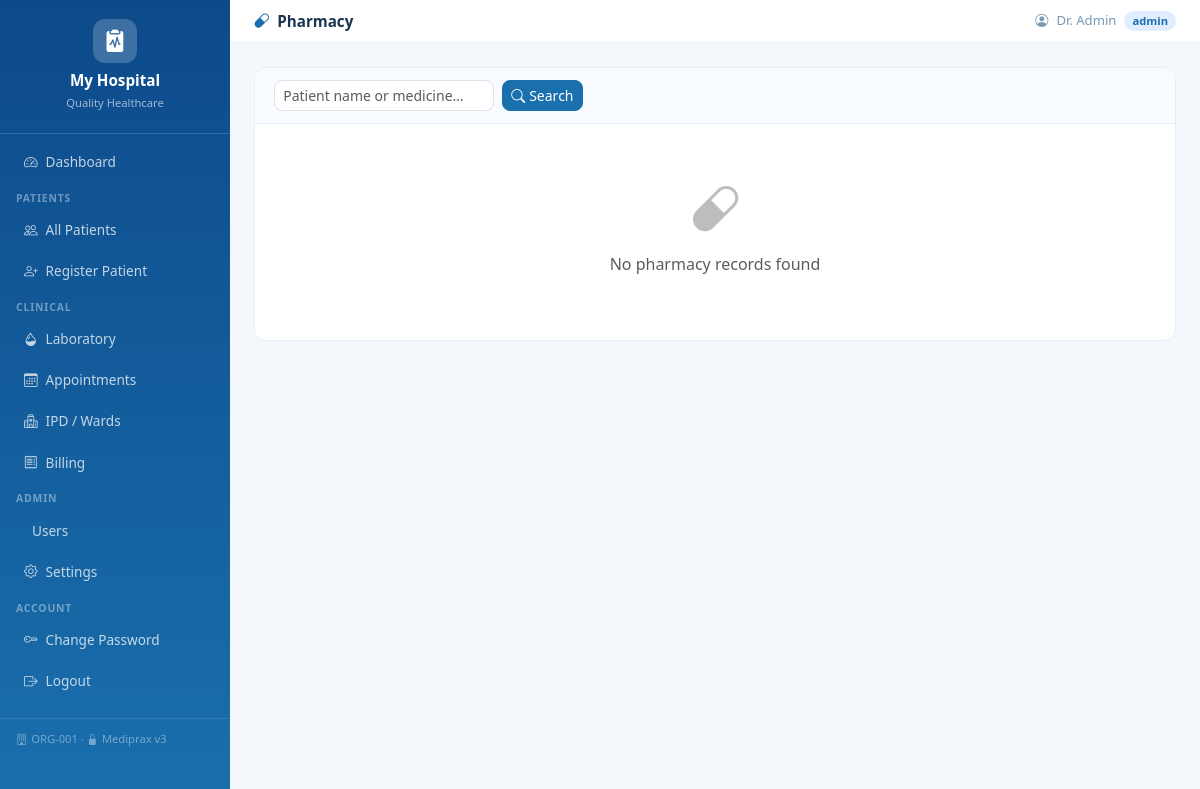
/pharmacy/ (signed in), run on the app's committed database.
### tables this page shows
CREATE TABLE hospitals(
            id         INTEGER PRIMARY KEY AUTOINCREMENT,
            name       TEXT NOT NULL,
            tagline    TEXT DEFAULT 'Quality Healthcare',
            address    TEXT DEFAULT '',
            phone      TEXT DEFAULT '',
            email      TEXT DEFAULT '',
            color1     TEXT DEFAULT '#1a6fad',
            color2     TEXT DEFAULT '#0e9f8b',
            is_active  INTEGER DEFAULT 1,
            created_at TIMESTAMP DEFAULT CURRENT_TIMESTAMP
        , org_id TEXT);

CREATE TABLE settings(
            id             INTEGER PRIMARY KEY AUTOINCREMENT,
            hospital_id    INTEGER UNIQUE NOT NULL,
            doctor_name    TEXT DEFAULT '',
            doctor_degree  TEXT DEFAULT 'MBBS, MD',
            FOREIGN KEY (hospital_id) REFERENCES hospitals(id)
        );

### app/routes/pharmacy_routes.py (the view)
@pharmacy_routes.route('/')
def pharmacy_list():
    if not _login(): return redirect(url_for('auth.login'))
    hid = _hid(); db = get_db()
    page = max(1, request.args.get('page', 1, type=int))
    per_page = 20
    q = request.args.get('q', '').strip()
    where = 'WHERE ph.hospital_id=?'
    params = [hid]
    if q:
        where += ' AND (p.name LIKE ? OR ph.medicine LIKE ?)'
        params += [f'%{q}%', f'%{q}%']
    total = db.execute(f'''SELECT COUNT(*) FROM pharmacy ph
        JOIN patients p ON ph.patient_id=p.id {where}''', params).fetchone()[0]
    rows = db.execute(f'''SELECT ph.*, p.name AS patient_name, p.uhid
        FROM pharmacy ph JOIN patients p ON ph.patient_id=p.id
        {where} ORDER BY ph.id DESC LIMIT ? OFFSET ?''',
        params + [per_page, (page-1)*per_page]).fetchall()
    total_pages = max(1, (total + per_page - 1) // per_page)
    return render_template('pharmacy_list.html',
                           items=[dict(r) for r in rows],
                           search=q, page=page, total_pages=total_pages, total=total)

### app/database.py (called while the page is built)
def get_db():
    if 'db' not in g:
        g.db = sqlite3.connect(current_app.config['DATABASE'])
        g.db.row_factory = sqlite3.Row
        g.db.execute('PRAGMA foreign_keys = ON')
    return g.db

### app/routes/pharmacy_routes.py (called while the page is built)
def _hid(): return session.get('hospital_id', 1)

def _login(): return 'user_id' in session and 'hospital_id' in session

### templates/pharmacy_list.html (shortened to what this page needs)
{% extends "base.html" %}
{% block page_title %}<i class="bi bi-capsule me-2 text-primary"></i>Pharmacy{% endblock %}
{% block content %}
<div class="card">
  <div class="card-header d-flex flex-wrap justify-content-between gap-2">
    <form class="d-flex flex-wrap gap-2" method="GET">
      <input type="text" name="q" value="{{ search }}" class="form-control form-control-sm" style="width:220px;border-radius:8px" placeholder="Patient name or medicine…"/>
      <button class="btn btn-sm btn-primary" style="border-radius:8px"><i class="bi bi-search me-1"></i>Search</button>
    </form>
  </div>
  <div class="card-body p-0">
    {% if items %}
    <table class="table table-hover mb-0">
      <thead><tr><th>Patient</th><th>Medicine</th><th>Qty</th><th>Unit</th><th>Price</th><th>Date</th></tr></thead>
      <tbody>
      {% for i in items %}
      <tr>
        <td>
          <a href="{{ url_for('patients.patient_detail', pid=i.patient_id) }}" class="text-decoration-none fw-semibold">{{ i.patient_name }}</a>
          <br><small class="text-muted">{{ i.uhid or '' }}</small>
        </td>
        <td>{{ i.medicine }}</td>
        <td>{{ i.quantity }}</td>
        <td>{{ i.unit }}</td>
        <td>₹{{ "%.2f"|format(i.price or 0) }}</td>
        <td><small class="text-muted">{{ i.dispensed_at[:10] if i.dispensed_at else '—' }}</small></td>
      </tr>
      {% endfor %}
      </tbody>
    </table>
    <div class="px-3 py-2 d-flex justify-content-between" style="border-top:1px solid #f0f4f8">
      <small class="text-muted">{{ total }} record(s)</small>
      {% if total_pages > 1 %}
      <div class="d-flex gap-1">
        {% if page > 1 %}<a href="?q={{ search }}&page={{ page-1 }}" class="btn btn-sm btn-outline-secondary py-0">‹</a>{% endif %}
        {% for p in range(1, total_pages+1) %}
          {% if p == page %}<span class="btn btn-sm btn-primary py-0">{{ p }}</span>
          {% elif p == 1 or p == total_pages or (p >= page-2 and p <= page+2) %}<a href="?q={{ search }}&page={{ p }}" class="btn btn-sm btn-outline-secondary py-0">{{ p }}</a>{% endif %}
        {% endfor %}
        {% if page < total_pages %}<a href="?q={{ search }}&page={{ page+1 }}" class="btn btn-sm btn-outline-secondary py-0">›</a>{% endif %}
      </div>
      {% endif %}
    </div>
    {% else %}
    <div class="text-center py-5 text-muted">
      <i class="bi bi-capsule" style="font-size:3rem;opacity:.4"></i>
      <p class="mt-2">No pharmacy records found{% if search %} for "{{ search }}"{% endif %}</p>
    </div>
    {% endif %}
  </div>
</div>
{% endblock %}

### templates/base.html (shortened to what this page needs)
<!DOCTYPE html>
<html lang="en">
<head>
  <link href="https://cdn.jsdelivr.net/npm/bootstrap@5.3.2/dist/css/bootstrap.min.css" rel="stylesheet"/>
  <link href="https://cdn.jsdelivr.net/npm/bootstrap-icons@1.11.3/font/bootstrap-icons.min.css" rel="stylesheet"/>
  <link rel="stylesheet" href="{{ url_for('static', filename='css/style.css') }}"/>
</head>
<body>
<nav id="sidebar">
  <div class="brand">
    <div class="brand-icon"><i class="bi bi-clipboard2-pulse-fill"></i></div>
    <h5>{{ hospital.name }}</h5>
    <small>{{ hospital.tagline }}</small>
  </div>
  <ul class="nav flex-column mt-2">
    {% if session.role != 'patient' %}
    <li class="nav-item"><a href="{{ url_for('auth.dashboard') }}" class="nav-link {% if request.endpoint=='auth.dashboard' %}active{% endif %}"><i class="bi bi-speedometer2"></i> Dashboard</a></li>
    <li class="nav-label">Patients</li>
    <li class="nav-item"><a href="{{ url_for('patients.patients') }}" class="nav-link {% if 'patients.' in (request.endpoint or '') %}active{% endif %}"><i class="bi bi-people"></i> All Patients</a></li>
    {% if session.role in ('admin','doctor') %}
    <li class="nav-item"><a href="{{ url_for('patients.add_patient_view') }}" class="nav-link"><i class="bi bi-person-plus"></i> Register Patient</a></li>
    {% endif %}
    <li class="nav-label">Clinical</li>
    <li class="nav-item"><a href="{{ url_for('lab.lab_list') }}" class="nav-link {% if 'lab.' in (request.endpoint or '') %}active{% endif %}"><i class="bi bi-droplet-half"></i> Laboratory</a></li>
    <li class="nav-item"><a href="{{ url_for('appointments.appointments') }}" class="nav-link {% if 'appointments.' in (request.endpoint or '') %}active{% endif %}"><i class="bi bi-calendar3"></i> Appointments</a></li>
    <li class="nav-item"><a href="{{ url_for('ipd.ward_view') }}" class="nav-link {% if 'ipd.' in (request.endpoint or '') %}active{% endif %}"><i class="bi bi-hospital"></i> IPD / Wards</a></li>
    <li class="nav-item"><a href="{{ url_for('billing.bill_list') }}" class="nav-link {% if 'billing.' in (request.endpoint or '') %}active{% endif %}"><i class="bi bi-receipt"></i> Billing</a></li>
    {% if session.role == 'admin' %}
    <li class="nav-label">Admin</li>
    <li class="nav-item"><a href="{{ url_for('auth.users') }}" class="nav-link {% if request.endpoint=='auth.users' %}active{% endif %}"> Users</a></li>
    <li class="nav-item"><a href="{{ url_for('settings.hospital_settings') }}" class="nav-link {% if 'settings.' in (request.endpoint or '') %}active{% endif %}"><i class="bi bi-gear"></i> Settings</a></li>
    {% endif %}
    {% else %}
    <li class="nav-item"><a href="{{ url_for('patients.patient_detail', pid=session.patient_id) }}" class="nav-link active"><i class="bi bi-file-medical"></i> My Records</a></li>
    {% endif %}
    <li class="nav-label">Account</li>
    <li class="nav-item"><a href="{{ url_for('auth.change_password') }}" class="nav-link"><i class="bi bi-key"></i> Change Password</a></li>
    <li class="nav-item"><a href="{{ url_for('auth.logout') }}" class="nav-link"><i class="bi bi-box-arrow-right"></i> Logout</a></li>
  </ul>
  <div class="sidebar-footer">
    {% if hospital.org_id %}<i class="bi bi-building me-1"></i>{{ hospital.org_id }} &middot; {% endif %}
    <i class="bi bi-lock-fill me-1"></i>Mediprax v3
  </div>
</nav>
<div id="topbar">
  <div class="d-flex align-items-center gap-2">
    <p class="page-title mb-0">{% block page_title %}{% endblock %}</p>
  </div>
  <div class="user-pill">
    <i class="bi bi-person-circle"></i>
    <span>{{ session.name }}</span>
    <span class="role-badge role-{{ session.role }}">{{ session.role }}</span>
  </div>
</div>
<div id="main">
  {% block content %}{% endblock %}
</div>
</body>
</html>

### static/css/style.css (style rules this page uses)
:root { --sidebar-w: 230px; }
body { margin:0; font-family:'Segoe UI',sans-serif; background:#f4f7fb; }
#sidebar { position:fixed; top:0; left:0; width:var(--sidebar-w); height:100vh; overflow-y:auto; z-index:200; }
.brand { padding:1.2rem 1rem; border-bottom:1px solid rgba(255,255,255,.15); text-align:center; }
.brand-icon { width:44px; height:44px; border-radius:12px; display:flex; align-items:center; justify-content:center; margin:0 auto .5rem; color:#fff; font-size:1.4rem; background:rgba(255,255,255,.2); }
.brand h5 { color:#fff; margin:0; font-weight:700; font-size:.95rem; }
.brand small { color:rgba(255,255,255,.6); font-size:.7rem; }
.nav-link { color:rgba(255,255,255,.75) !important; padding:.55rem 1rem !important; border-radius:8px; margin:.1rem .5rem; font-size:.85rem; display:flex; align-items:center; gap:8px; }
.nav-label { padding:.5rem 1rem .2rem; font-size:.65rem; text-transform:uppercase; letter-spacing:.08em; color:rgba(255,255,255,.4); font-weight:700; }
.sidebar-footer { padding:.8rem 1rem; font-size:.7rem; color:rgba(255,255,255,.4); border-top:1px solid rgba(255,255,255,.1); margin-top:1rem; }
#topbar { margin-left:var(--sidebar-w); background:#fff; border-bottom:1px solid #e8eff7; padding:.6rem 1.5rem; display:flex; justify-content:space-between; align-items:center; position:sticky; top:0; z-index:100; }
.page-title { font-weight:600; font-size:.95rem; color:#1a3551; }
.user-pill { display:flex; align-items:center; gap:8px; font-size:.82rem; color:#789ab4; }
.role-badge { padding:2px 8px; border-radius:10px; font-size:.7rem; font-weight:600; }
.role-admin { background:#e0edff; color:#1a6fad; }
#main { margin-left:var(--sidebar-w); padding:1.5rem; }
.card { border:1px solid #e8eff7; border-radius:12px; box-shadow:none; }
.card-header { background:#f8fbff; border-bottom:1px solid #e8eff7; border-radius:12px 12px 0 0 !important; padding:.75rem 1.2rem; }

### data on the page
hospitals: name "My Hospital", tagline "Quality Healthcare", org_id "ORG-001"
settings: name "Dr. Admin"

### other printed values
{{ session.role }} "admin"
